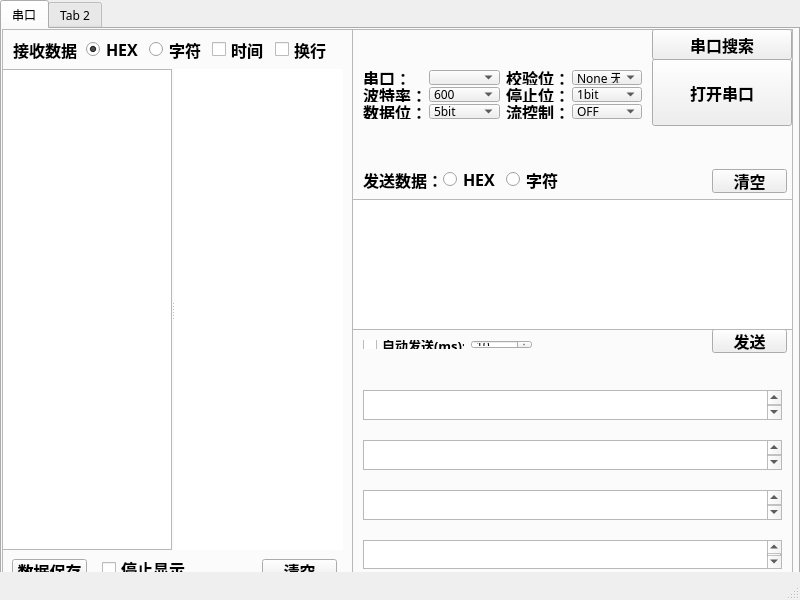
<?xml version="1.0" encoding="UTF-8"?>
<ui version="4.0">
 <class>MainWindow</class>
 <widget class="QMainWindow" name="MainWindow">
  <property name="geometry">
   <rect>
    <x>0</x>
    <y>0</y>
    <width>800</width>
    <height>600</height>
   </rect>
  </property>
  <property name="minimumSize">
   <size>
    <width>800</width>
    <height>600</height>
   </size>
  </property>
  <property name="maximumSize">
   <size>
    <width>800</width>
    <height>600</height>
   </size>
  </property>
  <property name="windowTitle">
   <string>工具箱 @吾乐</string>
  </property>
  <widget class="QWidget" name="centralWidget">
   <widget class="QTabWidget" name="tabWidget">
    <property name="geometry">
     <rect>
      <x>0</x>
      <y>0</y>
      <width>800</width>
      <height>584</height>
     </rect>
    </property>
    <property name="font">
     <font>
      <family>宋体</family>
      <weight>50</weight>
      <bold>false</bold>
     </font>
    </property>
    <property name="mouseTracking">
     <bool>false</bool>
    </property>
    <property name="focusPolicy">
     <enum>Qt::WheelFocus</enum>
    </property>
    <property name="currentIndex">
     <number>0</number>
    </property>
    <widget class="QWidget" name="tab">
     <attribute name="title">
      <string>串口</string>
     </attribute>
     <widget class="QFrame" name="frame">
      <property name="geometry">
       <rect>
        <x>0</x>
        <y>0</y>
        <width>351</width>
        <height>560</height>
       </rect>
      </property>
      <property name="frameShape">
       <enum>QFrame::StyledPanel</enum>
      </property>
      <property name="frameShadow">
       <enum>QFrame::Raised</enum>
      </property>
      <widget class="QWidget" name="horizontalLayoutWidget">
       <property name="geometry">
        <rect>
         <x>0</x>
         <y>0</y>
         <width>341</width>
         <height>41</height>
        </rect>
       </property>
       <layout class="QHBoxLayout" name="horizontalLayout">
        <item>
         <widget class="QLabel" name="label_8">
          <property name="font">
           <font>
            <pointsize>12</pointsize>
            <weight>75</weight>
            <bold>true</bold>
           </font>
          </property>
          <property name="text">
           <string>接收数据：</string>
          </property>
         </widget>
        </item>
        <item>
         <widget class="QRadioButton" name="recHexSel">
          <property name="font">
           <font>
            <pointsize>12</pointsize>
            <weight>75</weight>
            <bold>true</bold>
           </font>
          </property>
          <property name="text">
           <string>HEX</string>
          </property>
          <property name="checked">
           <bool>true</bool>
          </property>
         </widget>
        </item>
        <item>
         <widget class="QRadioButton" name="recCharSel">
          <property name="font">
           <font>
            <pointsize>12</pointsize>
            <weight>75</weight>
            <bold>true</bold>
           </font>
          </property>
          <property name="text">
           <string>字符</string>
          </property>
         </widget>
        </item>
        <item>
         <widget class="QCheckBox" name="timecheck">
          <property name="font">
           <font>
            <pointsize>12</pointsize>
            <weight>75</weight>
            <bold>true</bold>
           </font>
          </property>
          <property name="focusPolicy">
           <enum>Qt::WheelFocus</enum>
          </property>
          <property name="text">
           <string>时间</string>
          </property>
         </widget>
        </item>
        <item>
         <widget class="QCheckBox" name="linecheckBox">
          <property name="font">
           <font>
            <pointsize>12</pointsize>
            <weight>75</weight>
            <bold>true</bold>
           </font>
          </property>
          <property name="text">
           <string>换行</string>
          </property>
         </widget>
        </item>
       </layout>
      </widget>
      <widget class="QPushButton" name="pushButton_2">
       <property name="geometry">
        <rect>
         <x>10</x>
         <y>530</y>
         <width>75</width>
         <height>23</height>
        </rect>
       </property>
       <property name="font">
        <font>
         <pointsize>12</pointsize>
         <weight>75</weight>
         <bold>true</bold>
        </font>
       </property>
       <property name="text">
        <string>数据保存</string>
       </property>
      </widget>
      <widget class="QPushButton" name="RecClrButton">
       <property name="geometry">
        <rect>
         <x>260</x>
         <y>530</y>
         <width>75</width>
         <height>24</height>
        </rect>
       </property>
       <property name="font">
        <font>
         <pointsize>12</pointsize>
         <weight>75</weight>
         <bold>true</bold>
        </font>
       </property>
       <property name="text">
        <string>清空</string>
       </property>
      </widget>
      <widget class="QCheckBox" name="stopDisSelBox">
       <property name="geometry">
        <rect>
         <x>100</x>
         <y>530</y>
         <width>91</width>
         <height>20</height>
        </rect>
       </property>
       <property name="font">
        <font>
         <pointsize>12</pointsize>
         <weight>75</weight>
         <bold>true</bold>
        </font>
       </property>
       <property name="text">
        <string>停止显示</string>
       </property>
      </widget>
      <widget class="QSplitter" name="splitter_rec">
       <property name="geometry">
        <rect>
         <x>0</x>
         <y>40</y>
         <width>341</width>
         <height>481</height>
        </rect>
       </property>
       <property name="sizePolicy">
        <sizepolicy hsizetype="Expanding" vsizetype="Preferred">
         <horstretch>0</horstretch>
         <verstretch>0</verstretch>
        </sizepolicy>
       </property>
       <property name="maximumSize">
        <size>
         <width>584</width>
         <height>481</height>
        </size>
       </property>
       <property name="orientation">
        <enum>Qt::Horizontal</enum>
       </property>
       <property name="opaqueResize">
        <bool>true</bool>
       </property>
       <property name="handleWidth">
        <number>2</number>
       </property>
       <property name="childrenCollapsible">
        <bool>true</bool>
       </property>
       <widget class="QPlainTextEdit" name="ReceiveText">
        <property name="sizePolicy">
         <sizepolicy hsizetype="Expanding" vsizetype="Expanding">
          <horstretch>0</horstretch>
          <verstretch>0</verstretch>
         </sizepolicy>
        </property>
        <property name="minimumSize">
         <size>
          <width>100</width>
          <height>481</height>
         </size>
        </property>
        <property name="maximumSize">
         <size>
          <width>341</width>
          <height>481</height>
         </size>
        </property>
        <property name="sizeIncrement">
         <size>
          <width>0</width>
          <height>0</height>
         </size>
        </property>
        <property name="font">
         <font>
          <pointsize>12</pointsize>
          <kerning>true</kerning>
         </font>
        </property>
        <property name="mouseTracking">
         <bool>false</bool>
        </property>
        <property name="focusPolicy">
         <enum>Qt::WheelFocus</enum>
        </property>
        <property name="contextMenuPolicy">
         <enum>Qt::DefaultContextMenu</enum>
        </property>
        <property name="inputMethodHints">
         <set>Qt::ImhNone</set>
        </property>
        <property name="horizontalScrollBarPolicy">
         <enum>Qt::ScrollBarAsNeeded</enum>
        </property>
        <property name="undoRedoEnabled">
         <bool>true</bool>
        </property>
        <property name="lineWrapMode">
         <enum>QPlainTextEdit::WidgetWidth</enum>
        </property>
        <property name="readOnly">
         <bool>true</bool>
        </property>
        <property name="tabStopWidth">
         <number>80</number>
        </property>
        <property name="cursorWidth">
         <number>1</number>
        </property>
        <property name="textInteractionFlags">
         <set>Qt::TextSelectableByMouse</set>
        </property>
       </widget>
       <widget class="QTextEdit" name="textEdit">
        <property name="maximumSize">
         <size>
          <width>241</width>
          <height>481</height>
         </size>
        </property>
        <property name="frameShape">
         <enum>QFrame::NoFrame</enum>
        </property>
        <property name="readOnly">
         <bool>true</bool>
        </property>
        <property name="textInteractionFlags">
         <set>Qt::NoTextInteraction</set>
        </property>
       </widget>
      </widget>
     </widget>
     <widget class="QFrame" name="frame_2">
      <property name="geometry">
       <rect>
        <x>350</x>
        <y>0</y>
        <width>441</width>
        <height>561</height>
       </rect>
      </property>
      <property name="layoutDirection">
       <enum>Qt::LeftToRight</enum>
      </property>
      <property name="frameShape">
       <enum>QFrame::StyledPanel</enum>
      </property>
      <property name="frameShadow">
       <enum>QFrame::Raised</enum>
      </property>
      <widget class="QPlainTextEdit" name="SendTextEdit">
       <property name="geometry">
        <rect>
         <x>0</x>
         <y>170</y>
         <width>441</width>
         <height>131</height>
        </rect>
       </property>
       <property name="font">
        <font>
         <pointsize>12</pointsize>
         <italic>false</italic>
        </font>
       </property>
       <property name="mouseTracking">
        <bool>false</bool>
       </property>
       <property name="focusPolicy">
        <enum>Qt::WheelFocus</enum>
       </property>
       <property name="acceptDrops">
        <bool>false</bool>
       </property>
       <property name="textInteractionFlags">
        <set>Qt::TextEditorInteraction</set>
       </property>
      </widget>
      <widget class="QWidget" name="horizontalLayoutWidget_2">
       <property name="geometry">
        <rect>
         <x>0</x>
         <y>130</y>
         <width>222</width>
         <height>41</height>
        </rect>
       </property>
       <layout class="QHBoxLayout" name="horizontalLayout_2">
        <item>
         <widget class="QLabel" name="label_7">
          <property name="font">
           <font>
            <family>宋体</family>
            <pointsize>12</pointsize>
            <weight>75</weight>
            <bold>true</bold>
           </font>
          </property>
          <property name="text">
           <string>发送数据：</string>
          </property>
         </widget>
        </item>
        <item>
         <widget class="QRadioButton" name="sendHexSel">
          <property name="font">
           <font>
            <pointsize>12</pointsize>
            <weight>75</weight>
            <bold>true</bold>
           </font>
          </property>
          <property name="text">
           <string>HEX</string>
          </property>
         </widget>
        </item>
        <item>
         <widget class="QRadioButton" name="sendCharSel">
          <property name="font">
           <font>
            <pointsize>12</pointsize>
            <weight>75</weight>
            <bold>true</bold>
           </font>
          </property>
          <property name="text">
           <string>字符</string>
          </property>
         </widget>
        </item>
       </layout>
      </widget>
      <widget class="QPushButton" name="pushButton">
       <property name="geometry">
        <rect>
         <x>360</x>
         <y>140</y>
         <width>75</width>
         <height>24</height>
        </rect>
       </property>
       <property name="font">
        <font>
         <pointsize>12</pointsize>
         <weight>75</weight>
         <bold>true</bold>
        </font>
       </property>
       <property name="text">
        <string>清空</string>
       </property>
      </widget>
      <widget class="QWidget" name="verticalLayoutWidget">
       <property name="geometry">
        <rect>
         <x>0</x>
         <y>350</y>
         <width>441</width>
         <height>201</height>
        </rect>
       </property>
       <layout class="QVBoxLayout" name="verticalLayout">
        <property name="spacing">
         <number>20</number>
        </property>
        <item>
         <widget class="QPlainTextEdit" name="sendTextEdit_1">
          <property name="font">
           <font>
            <pointsize>12</pointsize>
           </font>
          </property>
         </widget>
        </item>
        <item>
         <widget class="QPlainTextEdit" name="sendTextEdit_2">
          <property name="font">
           <font>
            <pointsize>12</pointsize>
           </font>
          </property>
         </widget>
        </item>
        <item>
         <widget class="QPlainTextEdit" name="sendTextEdit_3">
          <property name="font">
           <font>
            <pointsize>12</pointsize>
           </font>
          </property>
         </widget>
        </item>
        <item>
         <widget class="QPlainTextEdit" name="sendTextEdit_4">
          <property name="font">
           <font>
            <pointsize>12</pointsize>
           </font>
          </property>
         </widget>
        </item>
       </layout>
      </widget>
      <widget class="QPushButton" name="sendButton">
       <property name="geometry">
        <rect>
         <x>360</x>
         <y>300</y>
         <width>75</width>
         <height>24</height>
        </rect>
       </property>
       <property name="font">
        <font>
         <pointsize>12</pointsize>
         <weight>75</weight>
         <bold>true</bold>
        </font>
       </property>
       <property name="text">
        <string>发送</string>
       </property>
      </widget>
      <widget class="QWidget" name="horizontalLayoutWidget_4">
       <property name="geometry">
        <rect>
         <x>0</x>
         <y>300</y>
         <width>191</width>
         <height>31</height>
        </rect>
       </property>
       <layout class="QHBoxLayout" name="horizontalLayout_4">
        <item>
         <widget class="QCheckBox" name="autosendBox">
          <property name="font">
           <font>
            <pointsize>10</pointsize>
            <weight>75</weight>
            <italic>false</italic>
            <bold>true</bold>
           </font>
          </property>
          <property name="text">
           <string>自动发送(ms):</string>
          </property>
         </widget>
        </item>
        <item>
         <widget class="QSpinBox" name="sendmsBox">
          <property name="maximum">
           <number>10000</number>
          </property>
          <property name="value">
           <number>10</number>
          </property>
         </widget>
        </item>
       </layout>
      </widget>
      <widget class="QWidget" name="horizontalLayoutWidget_3">
       <property name="geometry">
        <rect>
         <x>0</x>
         <y>30</y>
         <width>301</width>
         <height>71</height>
        </rect>
       </property>
       <layout class="QHBoxLayout" name="horizontalLayout_3">
        <item>
         <layout class="QFormLayout" name="formLayout">
          <property name="sizeConstraint">
           <enum>QLayout::SetDefaultConstraint</enum>
          </property>
          <property name="fieldGrowthPolicy">
           <enum>QFormLayout::AllNonFixedFieldsGrow</enum>
          </property>
          <property name="horizontalSpacing">
           <number>2</number>
          </property>
          <property name="verticalSpacing">
           <number>2</number>
          </property>
          <item row="0" column="0">
           <widget class="QLabel" name="label">
            <property name="font">
             <font>
              <family>宋体</family>
              <pointsize>12</pointsize>
              <weight>75</weight>
              <bold>true</bold>
             </font>
            </property>
            <property name="text">
             <string>串口：</string>
            </property>
           </widget>
          </item>
          <item row="0" column="1">
           <widget class="QComboBox" name="PortBox">
            <property name="editable">
             <bool>false</bool>
            </property>
            <property name="duplicatesEnabled">
             <bool>false</bool>
            </property>
            <property name="frame">
             <bool>true</bool>
            </property>
           </widget>
          </item>
          <item row="1" column="0">
           <widget class="QLabel" name="label_2">
            <property name="font">
             <font>
              <family>宋体</family>
              <pointsize>12</pointsize>
              <weight>75</weight>
              <bold>true</bold>
             </font>
            </property>
            <property name="text">
             <string>波特率：</string>
            </property>
           </widget>
          </item>
          <item row="1" column="1">
           <widget class="QComboBox" name="bandrate">
            <item>
             <property name="text">
              <string>600</string>
             </property>
            </item>
            <item>
             <property name="text">
              <string>1200</string>
             </property>
            </item>
            <item>
             <property name="text">
              <string>2400</string>
             </property>
            </item>
            <item>
             <property name="text">
              <string>4800</string>
             </property>
            </item>
            <item>
             <property name="text">
              <string>9600</string>
             </property>
            </item>
            <item>
             <property name="text">
              <string>14400</string>
             </property>
            </item>
            <item>
             <property name="text">
              <string>19200</string>
             </property>
            </item>
            <item>
             <property name="text">
              <string>115200</string>
             </property>
            </item>
           </widget>
          </item>
          <item row="2" column="0">
           <widget class="QLabel" name="label_4">
            <property name="font">
             <font>
              <family>宋体</family>
              <pointsize>12</pointsize>
              <weight>75</weight>
              <bold>true</bold>
             </font>
            </property>
            <property name="text">
             <string>数据位：</string>
            </property>
           </widget>
          </item>
          <item row="2" column="1">
           <widget class="QComboBox" name="databox">
            <item>
             <property name="text">
              <string>5bit</string>
             </property>
            </item>
            <item>
             <property name="text">
              <string>6bit</string>
             </property>
            </item>
            <item>
             <property name="text">
              <string>7bit</string>
             </property>
            </item>
            <item>
             <property name="text">
              <string>8bit</string>
             </property>
            </item>
           </widget>
          </item>
         </layout>
        </item>
        <item>
         <layout class="QFormLayout" name="formLayout_2">
          <property name="fieldGrowthPolicy">
           <enum>QFormLayout::AllNonFixedFieldsGrow</enum>
          </property>
          <property name="horizontalSpacing">
           <number>2</number>
          </property>
          <property name="verticalSpacing">
           <number>2</number>
          </property>
          <item row="0" column="0">
           <widget class="QLabel" name="label_3">
            <property name="font">
             <font>
              <family>宋体</family>
              <pointsize>12</pointsize>
              <weight>75</weight>
              <bold>true</bold>
             </font>
            </property>
            <property name="text">
             <string>校验位：</string>
            </property>
           </widget>
          </item>
          <item row="0" column="1">
           <widget class="QComboBox" name="checkbox">
            <item>
             <property name="text">
              <string>None 无</string>
             </property>
            </item>
            <item>
             <property name="text">
              <string>Odd 奇</string>
             </property>
            </item>
            <item>
             <property name="text">
              <string>Even 偶</string>
             </property>
            </item>
           </widget>
          </item>
          <item row="1" column="0">
           <widget class="QLabel" name="label_5">
            <property name="font">
             <font>
              <family>宋体</family>
              <pointsize>12</pointsize>
              <weight>75</weight>
              <bold>true</bold>
             </font>
            </property>
            <property name="text">
             <string>停止位：</string>
            </property>
           </widget>
          </item>
          <item row="1" column="1">
           <widget class="QComboBox" name="stopbox">
            <item>
             <property name="text">
              <string>1bit</string>
             </property>
            </item>
            <item>
             <property name="text">
              <string>1.5bit</string>
             </property>
            </item>
            <item>
             <property name="text">
              <string>2bit</string>
             </property>
            </item>
           </widget>
          </item>
          <item row="2" column="0">
           <widget class="QLabel" name="label_6">
            <property name="font">
             <font>
              <family>宋体</family>
              <pointsize>12</pointsize>
              <weight>75</weight>
              <bold>true</bold>
             </font>
            </property>
            <property name="text">
             <string>流控制：</string>
            </property>
           </widget>
          </item>
          <item row="2" column="1">
           <widget class="QComboBox" name="flowbox">
            <item>
             <property name="text">
              <string>OFF</string>
             </property>
            </item>
            <item>
             <property name="text">
              <string>硬件</string>
             </property>
            </item>
            <item>
             <property name="text">
              <string>XON/XOFF</string>
             </property>
            </item>
           </widget>
          </item>
         </layout>
        </item>
       </layout>
      </widget>
      <widget class="QPushButton" name="OpenButton">
       <property name="geometry">
        <rect>
         <x>300</x>
         <y>30</y>
         <width>140</width>
         <height>67</height>
        </rect>
       </property>
       <property name="font">
        <font>
         <pointsize>12</pointsize>
         <weight>75</weight>
         <bold>true</bold>
        </font>
       </property>
       <property name="text">
        <string>打开串口</string>
       </property>
      </widget>
      <widget class="QPushButton" name="searchbutton">
       <property name="geometry">
        <rect>
         <x>300</x>
         <y>0</y>
         <width>140</width>
         <height>31</height>
        </rect>
       </property>
       <property name="font">
        <font>
         <pointsize>12</pointsize>
         <weight>75</weight>
         <bold>true</bold>
        </font>
       </property>
       <property name="text">
        <string>串口搜索</string>
       </property>
      </widget>
      <zorder>horizontalLayoutWidget_2</zorder>
      <zorder>pushButton</zorder>
      <zorder>verticalLayoutWidget</zorder>
      <zorder>sendButton</zorder>
      <zorder>horizontalLayoutWidget_4</zorder>
      <zorder>SendTextEdit</zorder>
      <zorder>horizontalLayoutWidget_3</zorder>
      <zorder>OpenButton</zorder>
      <zorder>searchbutton</zorder>
     </widget>
    </widget>
    <widget class="QWidget" name="tab_2">
     <attribute name="title">
      <string>Tab 2</string>
     </attribute>
    </widget>
   </widget>
   <widget class="QSplitter" name="splitter">
    <property name="geometry">
     <rect>
      <x>0</x>
      <y>0</y>
      <width>0</width>
      <height>0</height>
     </rect>
    </property>
    <property name="orientation">
     <enum>Qt::Horizontal</enum>
    </property>
   </widget>
  </widget>
  <widget class="QStatusBar" name="statusBar">
   <property name="font">
    <font>
     <family>宋体</family>
     <pointsize>12</pointsize>
     <weight>75</weight>
     <bold>true</bold>
    </font>
   </property>
  </widget>
 </widget>
 <layoutdefault spacing="6" margin="11"/>
 <resources/>
 <connections/>
</ui>
